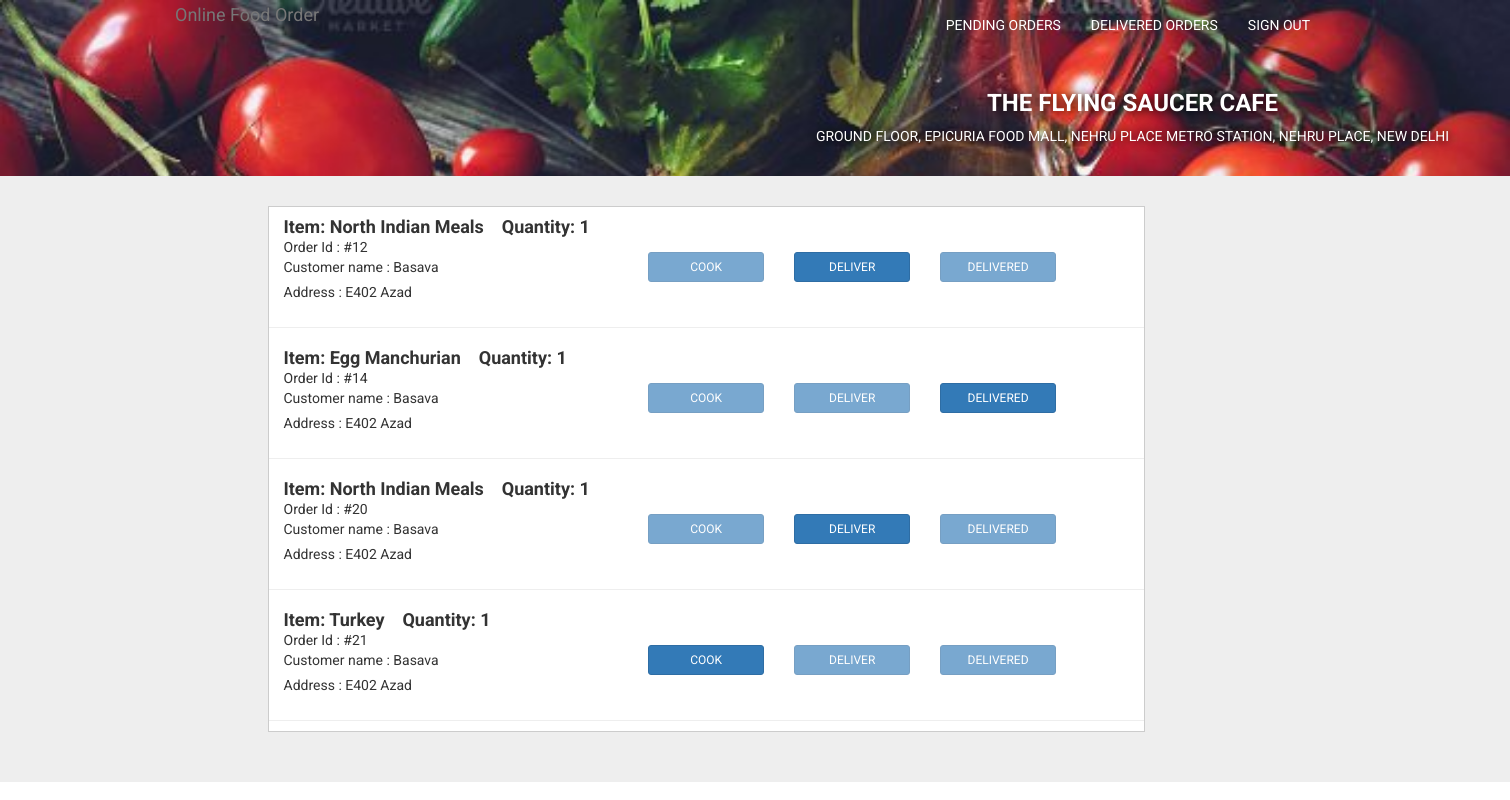
The app's page /polls/cook/12/16/ (signed in) with its own data.
### polls/models.py (models this page shows)
class Restaurant(models.Model):
	r_id = models.DecimalField(max_digits=10,decimal_places=0,primary_key=True)
	r_name = models.CharField(max_length=200)
	r_mobile = models.DecimalField(max_digits=10,decimal_places=0)
	r_address = models.CharField(max_length=1000)
	r_city = models.CharField(max_length=200)
	r_rating = models.DecimalField(max_digits=2,decimal_places=1)
	r_email = models.EmailField(max_length=200,unique=True)
	r_password = models.CharField(max_length=200)
	img_url = models.URLField(max_length=200)
	def __str__(self):
		return str(self.r_id)+" "+self.r_name

class Order(models.Model):
	order_id = models.DecimalField(max_digits=3,decimal_places=0,primary_key=True)
	total_cost = models.DecimalField(max_digits=10,decimal_places=2)
	order_status = models.CharField(max_length=200)
	def __str__(self):
		return str(self.order_id)+" "+self.order_status

class Cart_Item(models.Model):
	cart_item_id = models.DecimalField(max_digits=3,decimal_places=0,primary_key=True)
	item_id = models.ForeignKey(Item)
	quantity = models.DecimalField(max_digits=3,decimal_places=0)
	net_cost = models.DecimalField(max_digits=10,decimal_places=2)
	status = models.CharField(max_length=200)
	restaurant_id = models.ForeignKey(Restaurant)
	def __str__(self):
		return str(self.cart_item_id)+" "+str(self.item_id)

class Item(models.Model):
	i_id = models.DecimalField(max_digits=5,decimal_places=0,primary_key=True)
	i_name = models.CharField(max_length=200)
	i_cost = models.DecimalField(max_digits=10,decimal_places=2)
	i_cuisine_id = models.ForeignKey(Cuisine,on_delete=models.CASCADE)
	img_url = models.URLField(max_length=200)
	def __str__(self):
		return str(self.i_id)+" "+self.i_name

class Customer(models.Model):
	u_id = models.DecimalField(max_digits=10,decimal_places=0,primary_key=True)
	u_name = models.CharField(max_length=200)
	u_mobile = models.DecimalField(max_digits=10,decimal_places=0)
	u_address = models.CharField(max_length=1000)
	u_city = models.CharField(max_length=200)
	u_email = models.EmailField(max_length=200,unique=True)
	u_password = models.CharField(max_length=200)
	u_latest_cart_id = models.DecimalField(max_digits=3,decimal_places=0)
	def __str__(self):
		return str(self.u_id)+" "+self.u_name

### polls/views.py (the view)
# urls.py: url(r'^cook/(?P<order>[0-9]+)/(?P<cart_item>[0-9]+)/$', views.cook, name='cook'),
def cook(request,order,cart_item):
    curr_or = Order.objects.get(pk=order)
    curr_ci = Cart_Item.objects.get(pk=cart_item)
    curr_or.status = "cooking"
    curr_or.save()
    curr_ci.status = "cooking"
    curr_ci.save()
    r = Restaurant.objects.get(pk=int(request.session.get('current_rest','0')))
    ro = Restaurant_Order.objects.all()
    all_orders = []
    for ri in ro:
        if ri.restaurant_id.r_id==r.r_id:
            order = ri.order_id
            cart_item = ri.cart_item_id
            cart_contains = Cart_Contains.objects.all()
            if cart_item.status!="delivered":
                for cc in cart_contains:
                    if cc.cart_item_id.cart_item_id==cart_item.cart_item_id:
                        cart = cc.cart_id
                        user_cart = User_Cart.objects.all()
                        for uc in user_cart:
                            if uc.cart_id.cart_id==cc.cart_id.cart_id:
                                cust = Customer.objects.get(pk=uc.user_id.u_id)
                                all_orders.append({'order':order,'cust':cust,'cart_item':cart_item})
    context = {
        'r':r,
        'all_orders':all_orders,
    }
    return render(request, 'polls/restaurant_orders.html',context)

### polls/templates/polls/restaurant_orders.html (shortened to what this page needs)
<!DOCTYPE html>
<html lang="en">
<head>
    {% load static %}
    <link href="{% static 'polls/css/nouislider.min.css' %}" rel="stylesheet">
    {% load static %}
    <link href="{% static 'polls/css/bootstrap.min.css' %}" rel="stylesheet">
    {% load static %}
    <link href="{% static 'polls/css/style.css' %}" rel="stylesheet" />
    <link rel="stylesheet" href="https://maxcdn.bootstrapcdn.com/font-awesome/4.5.0/css/font-awesome.min.css">
</head>
<body>
    <header class="container-fluid header-background">
        <div class="row">
            <nav class="navbar navbar-default wakis-nav">
                <div class="container">
                    <div class="navbar-header">
                       <a class="navbar-brand" href="#" >Online <span>Food Order</span></a></a>
                    </div>
                    <div class="collapse navbar-collapse" id="bs-example-navbar-collapse-1">
                        <ul class="nav navbar-nav navbar-right">
                            <li><a href="/polls/login_check/">Pending Orders</a></li>
                            <li><a href="/polls/list_delivered_orders/">Delivered Orders</a></li>
                            <li><a href="">Sign Out</a></li>
                        </ul>
                    </div>
                </div>
            </nav>
        </div>
        <div class="row text-center">
            <div class="col-sm-6 col-sm-offset-3">
                <div class="row">
                    <div class="text-center col-xs-12 text-shadow text-uppercase">
                        <h3 class="bold">{{r.r_name}}</h3>
                        <p>{{r.r_address}}</p>
                    </div>
                </div>
            </div>
        </div>
    </header>
     <main class="main">
        <div class="wrap">
            <div class="container">
                <div class="row top-30">
                    <div class="col-sm-9 col-sm-offset-1">
                        <div class="row">
                            <div class="col-sm-20">
                                <div class="row">
                                    <div class="col-xs-12 pad-0-30">
                                        <div class="row white-back-grey-border down-30 listing">
                                            <div class="col-xs-12">
                                            {%if all_orders%}
                                                {% for ao in all_orders %}
                                                    <div class="row restaurant">
                                                        <div class="col-sm-5">
                                                            <h4 class="bold r-name">
                                                            Item: {{ao.cart_item.item_id.i_name}}&nbsp;&nbsp;&nbsp;
                                                            Quantity: {{ao.cart_item.quantity}}
                                                            </h4>
                                                            <p class="">Order Id : #{{ao.order.order_id}}<br/>Customer name : {{ao.cust.u_name}}</p>
                                                            <p class="text">Address : {{ao.cust.u_address}}</p>
                                                        </div>
                                                        {%if ao.cart_item.status == "ordered" %}
                                                            <div class="col-sm-2 text-center v-middle">
                                                                <a href="/polls/cook/{{ao.order.order_id}}/{{ao.cart_item.cart_item_id}}/" class="btn btn-sm btn-primary text-uppercase ">Cook</a>
                                                            </div>
                                                            <div class="col-sm-2 text-center v-middle">
                                                                <a href="" class="btn disabled btn-sm btn-primary text-uppercase">Deliver</a>
                                                            </div>
                                                            <div class="col-sm-2 text-center v-middle">
                                                                <a href="" class="btn disabled btn-sm btn-primary text-uppercase">Delivered</a>
                                                            </div>
                                                        {% elif ao.cart_item.status == "cooking" %}
                                                            <div class="col-sm-2 text-center v-middle">
                                                                <a href="" class="btn disabled btn-sm btn-primary text-uppercase ">Cook</a>
                                                            </div>
                                                            <div class="col-sm-2 text-center v-middle">
                                                                <a href="/polls/deliver/{{ao.order.order_id}}/{{ao.cart_item.cart_item_id}}/" class="btn btn-sm btn-primary text-uppercase">Deliver</a>
                                                            </div>
                                                            <div class="col-sm-2 text-center v-middle">
                                                                <a href="" class="btn disabled btn-sm btn-primary text-uppercase">Delivered</a>
                                                            </div>
                                                        {% elif ao.cart_item.status == "delivering" %}
                                                            <div class="col-sm-2 text-center v-middle">
                                                                <a href="" class="btn disabled btn-sm btn-primary text-uppercase ">Cook</a>
                                                            </div>
                                                            <div class="col-sm-2 text-center v-middle">
                                                                <a href="" class="btn disabled btn-sm btn-primary text-uppercase">Deliver</a>
                                                            </div>
                                                            <div class="col-sm-2 text-center v-middle">
                                                                <a href="/polls/done/{{ao.order.order_id}}/{{ao.cart_item.cart_item_id}}/" class="btn btn-sm btn-primary text-uppercase">Delivered</a>
                                                            </div>
                                                        {% endif %}
                                                    </div>
                                                {% endfor %}
                                            {% endif %}
                                            </div>
                                        </div>
                                    </div>
                                </div>
                            </div>
                        </div>
                    </div>
                </div>
            </div>
        </div>
    </main>
</body>
</html>

### polls/static/polls/css/style.css (style rules this page uses)
body { font-family: 'Roboto', sans-serif; }
a { color: inherit; }
.text-shadow { text-shadow: #000 1px 1px 10px; }
.bold { font-weight: bold; }
.top-30 { margin-top: 30px; }
.down-30 { margin-bottom: 30px; }
.pad-0-30 { padding: 0px 30px; }
.white-back-grey-border { background-color: #FFF; border: #CCC thin solid; }
.main { background-color: #EEE; min-height: 50vh; padding-bottom: 20px; }
.v-middle { display: flex; justify-content: center; flex-direction: column; text-align: center; height: 100px; }
.wakis-nav .navbar-brand { padding: 5px; height: auto; overflow: hidden; }
.wakis-nav { background-color: transparent; border-radius: 0px; border-color: #3e2723; border: none; }
.wakis-nav .navbar-nav > li > a { color: #FFF; text-transform: uppercase; }
.header-background { background: url(../img/pounded-yam.JPG) no-repeat; background-size: cover; color: #FFF; padding-bottom: 20px; }
.pop-thumbs p, h4 { margin-bottom: 3px; }
.restaurant { border-bottom: #EEE thin solid; padding: 10px 0px; margin-bottom: 10px; }
.restaurant .r-name { margin: 0px; }
.restaurant p { margin-bottom: 5px; }
@media (min-width: 768px) { .col-sm-6 { width: 100%; } }

### records on screen
Restaurant: r_name "THE FLYING SAUCER CAFE", r_address "GROUND FLOOR, EPICURIA FOOD MALL, NEHRU PLACE METRO STATION, NEHRU PLACE, NEW DELHI"
Order: cart_item.item_id.i_name "North Indian Meals", cart_item.quantity "1", order.order_id "12", cust.u_name "Basava", cust.u_address "E402 Azad"
Order: cart_item.item_id.i_name "Egg Manchurian", cart_item.quantity "1", order.order_id "14", cust.u_name "Basava", cust.u_address "E402 Azad"
Order: cart_item.item_id.i_name "North Indian Meals", cart_item.quantity "1", order.order_id "20", cust.u_name "Basava", cust.u_address "E402 Azad"
Order: cart_item.item_id.i_name "Turkey", cart_item.quantity "1", order.order_id "21", cust.u_name "Basava", cust.u_address "E402 Azad"
